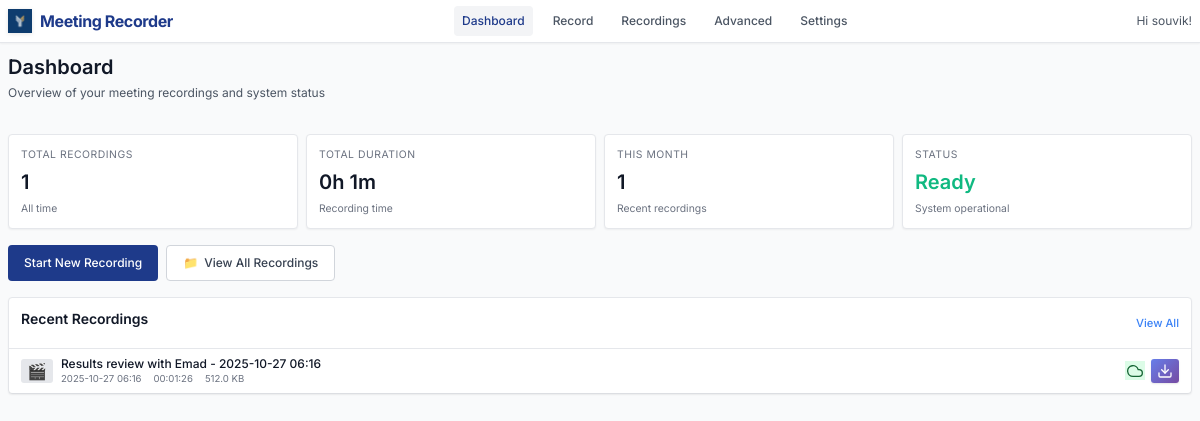
Page /dashboard (signed in) on the earlier database version.
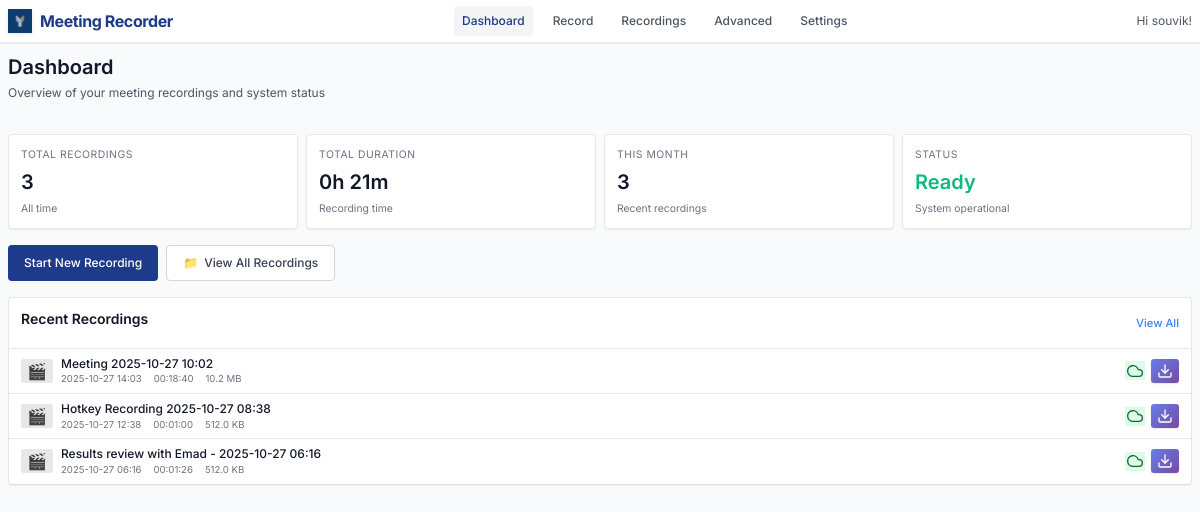
Same page on the later database version.
### models.py (models this page shows, shortened)
class Recording(db.Model):
    id = db.Column(db.Integer, primary_key=True)
    title = db.Column(db.String(200), nullable=False)
    filename = db.Column(db.String(255), nullable=False)
    file_path = db.Column(db.String(500), nullable=False)
    file_size = db.Column(db.BigInteger, default=0)  # in bytes
    duration = db.Column(db.Integer, default=0)  # in seconds
    created_at = db.Column(db.DateTime, default=datetime.utcnow)
    started_at = db.Column(db.DateTime)
    ended_at = db.Column(db.DateTime)
    monitor_name = db.Column(db.String(200))
    resolution = db.Column(db.String(50))  # e.g., "1920x1080"
    uploaded = db.Column(db.Boolean, default=False)
    upload_url = db.Column(db.String(500))  # Legacy field - kept for compatibility
    video_url = db.Column(db.String(500))
    transcript_url = db.Column(db.String(500))
    thumbnail_url = db.Column(db.String(500))
    upload_status = db.Column(db.String(50), default='pending')  # pending, uploading, completed, failed
    upload_metadata = db.Column(db.Text)  # JSON metadata from upload
    user_id = db.Column(db.Integer, db.ForeignKey('user.id'), nullable=False)
    status = db.Column(db.String(50), default='completed')  # recording, processing, completed, failed
    @property
    def duration_formatted(self):
        if not self.duration:
            return "00:00:00"
        hours = self.duration // 3600
        minutes = (self.duration % 3600) // 60
        seconds = self.duration % 60
        return f"{hours:02d}:{minutes:02d}:{seconds:02d}"
    @property
    def file_size_formatted(self):
        if not self.file_size:
            return "0 B"
        size = self.file_size  # Work with a copy to avoid modifying the actual value
        for unit in ['B', 'KB', 'MB', 'GB']:
            if size < 1024:
                return f"{size:.1f} {unit}"
            size /= 1024
        return f"{size:.1f} TB"
    @property
    def sync_status(self):
        if self.upload_status == 'completed' and self.uploaded:
            return "Synced"
        elif self.upload_status == 'uploading':
            return "Uploading"
        elif self.upload_status == 'failed':
            return "Upload Failed"
        elif self.status == "failed":
            return "Recording Failed"
        elif self.status == "processing":
            return "Processing"
        else:
            return "Local Only"
    @property
    def sync_status_class(self):
        status = self.sync_status
        if status == "Synced":
            return "status-synced"
        elif status == "Uploading":
            return "status-uploading"
        elif "Failed" in status:
            return "status-failed"
        elif status == "Processing":
            return "status-processing"
        else:
            return "status-local"
    @property
    def resolved_file_path(self):
        if not self.file_path:
            return None
        current_dir = os.path.dirname(os.path.abspath(__file__))
        if os.path.isabs(self.file_path):
            filename = os.path.basename(self.file_path)
        else:
            filename = self.file_path
        resolved_path = os.path.join(current_dir, 'recordings', filename)
        return resolved_path
    @property
    def transcript_path(self):
        current_dir = os.path.dirname(os.path.abspath(__file__))
        recordings_dir = os.path.join(current_dir, 'recordings')
        safe_title = "".join(c for c in self.title if c.isalnum() or c in (' ', '-', '_')).rstrip()
        transcript_filename = f"{safe_title}_transcript.txt"
        transcript_path = os.path.join(recordings_dir, transcript_filename)
        if os.path.exists(transcript_path):
            return transcript_path
        resolved_path = self.resolved_file_path
        if resolved_path:
            old_transcript_path = os.path.splitext(resolved_path)[0] + '_transcript.txt'
            if os.path.exists(old_transcript_path):
                return old_transcript_path
        return transcript_path
    @property
    def has_transcript(self):
        transcript_path = self.transcript_path
        return transcript_path and os.path.exists(transcript_path)

### app.py (the view)
@app.route('/dashboard')
@login_required
def dashboard():
    recent_recordings = Recording.query\
        .order_by(Recording.created_at.desc()).limit(6).all()
    total_recordings = Recording.query.count()
    total_duration = db.session.query(db.func.sum(Recording.duration)).scalar() or 0
    return render_template('dashboard.html',
                         recent_recordings=recent_recordings,
                         total_recordings=total_recordings,
                         total_duration=total_duration)

### app.py (called while the page is built)
@app.context_processor
def utility_processor():
    active_recording = None
    if current_user.is_authenticated:
        from dual_stream import DualModeStreamer
        global recording_state
        if recording_state.get('active', False):
            recent_recording = Recording.query.filter_by(user_id=current_user.id).order_by(Recording.created_at.desc()).first()
            if recent_recording and recent_recording.status != 'completed':
                active_recording = recent_recording
    return dict(
        format_file_size=format_file_size,
        format_duration=format_duration,
        active_recording=active_recording
    )

@login_manager.user_loader
def load_user(user_id):
    return db.session.get(User, int(user_id))  # Fix SQLAlchemy deprecation

### templates/dashboard.html (shortened to what the changed rows need)
{% extends "base.html" %}
{% block content %}
<div class="page-header">
    <h1 class="page-title" style="font-size: 1.25rem; margin-bottom: 0.25rem;">Dashboard</h1>
</div>
<div class="stats-grid">
    <div class="stat-card">
        <div class="stat-label">Total Recordings</div>
        <div class="stat-value">{{ total_recordings }}</div>
        <div class="stat-subtext">All time</div>
    </div>
    <div class="stat-card">
        <div class="stat-label">Total Duration</div>
        <div class="stat-value">{{ (total_duration // 3600) }}h {{ ((total_duration % 3600) // 60) }}m</div>
        <div class="stat-subtext">Recording time</div>
    </div>
    <div class="stat-card">
        <div class="stat-label">This Month</div>
        <div class="stat-value">{{ recent_recordings|length }}</div>
        <div class="stat-subtext">Recent recordings</div>
    </div>
</div>
<div class="recent-recordings">
    <div class="section-header">
        <h2 class="section-title">Recent Recordings</h2>
    </div>
    {% if recent_recordings %}
        <div class="recordings-list">
            {% for recording in recent_recordings %}
            <div class="list-item" onclick="playRecording('{{ recording.id }}', event)">
                <div class="list-thumbnail">
                    {% if recording.file_path %}
                        🎬
                    {% else %}
                        📹
                    {% endif %}
                </div>
                <div class="list-info">
                    <div class="list-title">{{ recording.title }}</div>
                    <div class="list-meta">
                        <span>{{ recording.created_at.strftime('%Y-%m-%d %H:%M') }}</span>
                        <span>{{ recording.duration_formatted }}</span>
                        <span>{{ recording.file_size_formatted }}</span>
                    </div>
                </div>
                <div class="list-actions">
                    <span class="status-icon {{ recording.sync_status_class }}" title="{{ recording.sync_status }}">
                    {% if recording.sync_status == 'Synced' %}
                        <svg width="16" height="16" viewBox="0 0 24 24" fill="none" stroke="currentColor" stroke-width="2" stroke-linecap="round" stroke-linejoin="round">
                            <path d="M18 10h-1.26A8 8 0 1 0 9 20h9a5 5 0 0 0 0-10z"/>
                        </svg>
                    {% elif recording.sync_status == 'Completed' %}
                        <svg width="16" height="16" viewBox="0 0 24 24" fill="none" stroke="currentColor" stroke-width="2" stroke-linecap="round" stroke-linejoin="round">
                            <polyline points="20,6 9,17 4,12"/>
                        </svg>
                    {% elif recording.sync_status == 'Processing' %}
                        <svg width="16" height="16" viewBox="0 0 24 24" fill="none" stroke="currentColor" stroke-width="2" stroke-linecap="round" stroke-linejoin="round" style="animation: spin 1s linear infinite;">
                            <path d="M21 12a9 9 0 11-6.219-8.56"/>
                        </svg>
                    {% elif recording.sync_status == 'Failed' %}
                        <svg width="16" height="16" viewBox="0 0 24 24" fill="none" stroke="currentColor" stroke-width="2" stroke-linecap="round" stroke-linejoin="round">
                            <circle cx="12" cy="12" r="10"/>
                            <line x1="15" y1="9" x2="9" y2="15"/>
                            <line x1="9" y1="9" x2="15" y2="15"/>
                        </svg>
                    {% endif %}
                    </span>
                    <a href="{{ url_for('download_recording', recording_id=recording.id) }}"
                       class="download-btn"
                       onclick="event.stopPropagation()"
                       title="Download recording">
                        <svg width="16" height="16" viewBox="0 0 24 24" fill="none" stroke="currentColor" stroke-width="2" stroke-linecap="round" stroke-linejoin="round">
                            <path d="M21 15v4a2 2 0 0 1-2 2H5a2 2 0 0 1-2-2v-4"/>
                            <polyline points="7,10 12,15 17,10"/>
                            <line x1="12" y1="15" x2="12" y2="3"/>
                        </svg>
                    </a>
                </div>
            </div>
            {% endfor %}
        </div>
    {% else %}
        <div class="empty-state">
            <div class="empty-icon">📹</div>
            <p>No recordings yet. Start your first meeting recording!</p>
        </div>
    {% endif %}
</div>
{% endblock %}

Differences in the rows shown:
added Recording: title "Meeting 2025-10-27 10:02", created_at "2025-10-27 14:03", duration_formatted "00:18:40", file_size_formatted "10.2 MB", upload_status "completed" (drawn)
added Recording: title "Hotkey Recording 2025-10-27 08:38", created_at "2025-10-27 12:38", duration_formatted "00:01:00", file_size_formatted "512.0 KB", upload_status "completed" (drawn)
Other differences:
{{ total_recordings }}: "1" → "3"
{{ ((total_duration % 3600) // 60) }}: "1" → "21"
{{ recent_recordings|length }}: "1" → "3"
